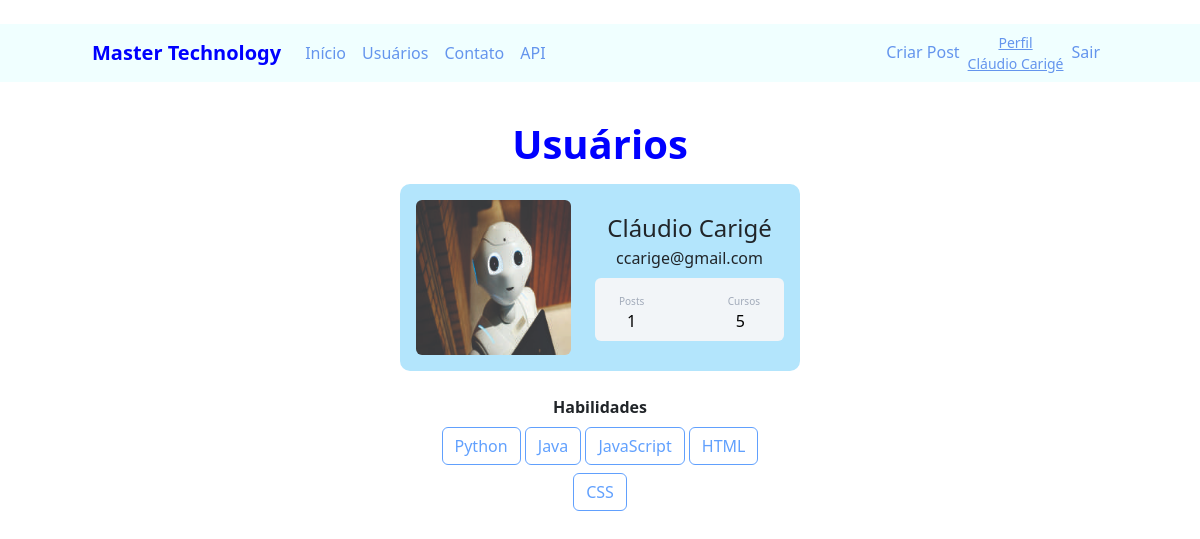
/usuarios (signed in), run on the app's committed database.
### mastertechnology/models.py (models this page shows)
class Usuarios(db.Model, UserMixin):
    id = db.Column(db.Integer, primary_key=True)
    username = db.Column(db.String, unique=True, nullable=False)
    email = db.Column(db.String, unique=True, nullable=False)
    senha = db.Column(db.String, nullable=False)
    foto_perfil = db.Column(db.String, default='default.jpg')
    postagens = db.relationship('Postagens', backref='autor', lazy=True)
    linguagem = db.Column(db.String, nullable=False, default="Não informado")
    def contagem_post(self):
        return len(self.postagens)

### mastertechnology/links.py (the view)
@app.route('/usuarios')
@login_required
def usuarios():
    lista_usuarios = Usuarios.query.all()
    if not usuarios:
        flash('Para entrar nesta página pracisa fazer login', 'alert-danger')
    return render_template('usuarios.html', lista_usuarios=lista_usuarios)

### mastertechnology/models.py (called while the page is built)
@login_usuario.user_loader
def load_usuario(id_usuario):
    return Usuarios.query.get(int(id_usuario))

### mastertechnology/templates/usuarios.html (shortened to what this page needs)
{% extends 'base.html' %}
{% block body %}
        <div  class="container">
            <div class="col-md-3" style="margin:0 auto;text-align:center">
                <h1><strong style="color:blue">Usuários</strong> </h1>
            </div>
            {% for usuario in lista_usuarios %}
              <div class="container mt-3 d-flex justify-content-center">
                <div class="card p-3">
                    <div class="d-flex align-items-center">
                        <div class="image pe-4">
                            <img src="{{ url_for('static', filename='fotos_perfil/{}'.format(usuario.foto_perfil)) }}" class="rounded" width="155">
                        </div>
                        <div class="ml-3 w-100">
                           <center> <h4 class="mb-1 mt-0">{{usuario.username}}</h4>
                            <span>{{ usuario.email}}</span></center>
                            <div class="p-2 mt-2 bg-primary d-flex justify-content-between rounded text-white stats">
                            <div class="d-flex flex-column">
                                <span class="articles ps-3 mt-2">Posts</span>
                                <span class="number1 ps-4">{{ usuario.contagem_post()}}</span>
                            </div>
                                {% if 'Não informado' in usuario.linguagem %}
                                    <div class="d-flex flex-column">
                                        <span class="rating pe-3 mt-2">Cursos</span>
                                        <span class="number3 ps-2">0</span>
                                    </div>
                                {% else %}
                                    <div class="d-flex flex-column">
                                        <span class="rating pe-3 mt-2">Cursos</span>
                                        <span class="number3 ps-2">{{ usuario.linguagem.count(';') + 1 }}</span>
                                    </div>
                                {% endif %}
                           </div>
                        </div>
                    </div>
                </div>
              </div>
                <div class="row justify-content-center">
                    <div class="col col-4" style="text-align: center">
                        <br><strong>Habilidades</strong><br>
                        {% if 'Não informado' not in usuario.linguagem %}
                            {% for curso in usuario.linguagem.split(';') %}
                                <button type="button" class="btn btn-outline-primary mt-2" disabled>{{curso}}</button>
                            {% endfor %}
                        {% else %}
                            <button type="button" class="btn btn-success mt-2" disabled>
                                <strong>Nenhuma</strong>
                            </button>
                        {% endif %}
                    </div>
                </div>
            {% endfor %}
        </div>
{% endblock %}

### mastertechnology/templates/navbar.html (shortened to what this page needs)
<nav class="navbar navbar-expand-lg   cabecalho menu__lista">
  <div class="container-fluid container ">
    <a class="navbar-brand" href="{{ url_for('home') }}"><strong style="color:blue">Master Technology</strong> </a>
    <div class="collapse navbar-collapse" id="navbarSupportedContent">
      <ul class="navbar-nav me-auto mb-2 mb-lg-0">
        <li class="nav-item">
          <a class="nav-link" href="{{ url_for('home') }}" style="color: cornflowerblue">Início</a>
        </li>
        <li class="nav-item">
          <a class="nav-link" href="{{ url_for('usuarios') }}" style="color: cornflowerblue">Usuários</a>
        </li>
        <li class="nav-item">
          <a class="nav-link" href="{{ url_for('contato') }}" style="color: cornflowerblue">Contato</a>
        </li>
        <li class="nav-item">
          <a class="nav-link" href="{{ url_for('consulta') }}" style="color: cornflowerblue">API</a>
        </li>
      </ul>
      <ul class = "d_flex navbar-nav">
         {% if current_user.is_authenticated%}
            <li class="nav-item">
              <a class="nav-link" href="{{ url_for('criar_post') }}" style="color: cornflowerblue">Criar Post</a>
            </li>
            <li class="nav-item">
                {% if current_user.is_authenticated %}
                <div class="box">
                    <div class="p1">
                    <a class="small" href="{{ url_for('perfil') }}" style="color: cornflowerblue">
                        <center>Perfil<br>
                        {{"{}".format(current_user.username)}}</center>
                    </a>
                    </div>
                </div>
                {% endif %}
            </li>
            <li class="nav-item">
              <a class="nav-link" href="{{ url_for('sair') }}" style="color: cornflowerblue">Sair</a>
            </li>
         {% endif %}
      </ul>
    </div>
  </div>
</nav>

### mastertechnology/static/css/main.css (style rules this page uses)
.card { width: 400px; border: none; border-radius: 10px; background-color: #B3E5FC; }
.stats { background: #f2f5f8 !important; color: #000 !important; }
.articles { font-size:10px; color: #a1aab9; }
.number1 { font-weight:500; }
.rating { font-size:10px; color: #a1aab9; }
.number3 { font-weight:500; }
.cabecalho { align-items: center; background: azure; display: inline-block; justify-content: space-between; padding-left: 5rem; padding-right: 5rem; position: fixed; z-index: 5; width: 100%; }
.menu__lista { display: flex; margin-right: 4rem; }

### data on the page
Usuarios: username "Cláudio Carigé", foto_perfil (placeholder picture), email "ccarige@gmail.com", contagem_post "1", linguagem "5", curso "Python" "Java" "JavaScript" "HTML" "CSS"
